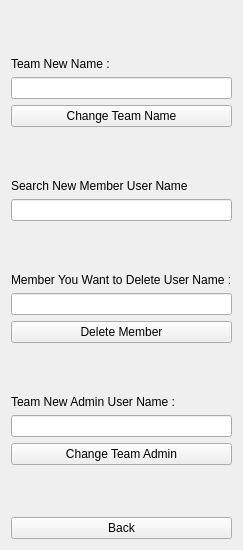
         <widget class="QWidget" name="TeamEditPage">
          <layout class="QVBoxLayout" name="verticalLayout_17">
           <item>
            <spacer name="verticalSpacer_38">
             <property name="orientation">
              <enum>Qt::Vertical</enum>
             </property>
             <property name="sizeHint" stdset="0">
              <size>
               <width>20</width>
               <height>46</height>
              </size>
             </property>
            </spacer>
           </item>
           <item>
            <widget class="QLabel" name="TeamNewNameLabel">
             <property name="text">
              <string>Team New Name :</string>
             </property>
            </widget>
           </item>
           <item>
            <widget class="QLineEdit" name="TeamNewNameLineEdit"/>
           </item>
           <item>
            <widget class="QPushButton" name="TeamChangeNameBotton">
             <property name="text">
              <string>Change Team Name</string>
             </property>
            </widget>
           </item>
           <item>
            <spacer name="verticalSpacer_37">
             <property name="orientation">
              <enum>Qt::Vertical</enum>
             </property>
             <property name="sizeHint" stdset="0">
              <size>
               <width>20</width>
               <height>46</height>
              </size>
             </property>
            </spacer>
           </item>
           <item>
            <widget class="QLabel" name="TeamSearchNewMemberLabel">
             <property name="text">
              <string>Search New Member User Name</string>
             </property>
            </widget>
           </item>
           <item>
            <widget class="QLineEdit" name="TeamNewMemberLineEdit"/>
           </item>
           <item>
            <spacer name="verticalSpacer_41">
             <property name="orientation">
              <enum>Qt::Vertical</enum>
             </property>
             <property name="sizeHint" stdset="0">
              <size>
               <width>20</width>
               <height>46</height>
              </size>
             </property>
            </spacer>
           </item>
           <item>
            <widget class="QLabel" name="TeamDeletingMemberLabel">
             <property name="text">
              <string>Member You Want to Delete User Name :</string>
             </property>
            </widget>
           </item>
           <item>
            <widget class="QLineEdit" name="TeamDeletingMemberLineEdit"/>
           </item>
           <item>
            <widget class="QPushButton" name="TeamDeletingMemberBotton">
             <property name="text">
              <string>Delete Member</string>
             </property>
            </widget>
           </item>
           <item>
            <spacer name="verticalSpacer_39">
             <property name="orientation">
              <enum>Qt::Vertical</enum>
             </property>
             <property name="sizeHint" stdset="0">
              <size>
               <width>20</width>
               <height>46</height>
              </size>
             </property>
            </spacer>
           </item>
           <item>
            <widget class="QLabel" name="TeamNewOwnerLabel">
             <property name="text">
              <string>Team New Admin User Name :</string>
             </property>
            </widget>
           </item>
           <item>
            <widget class="QLineEdit" name="TeamNewAdminLineEdit"/>
           </item>
           <item>
            <widget class="QPushButton" name="TeamChangeAdminBotton">
             <property name="text">
              <string>Change Team Admin</string>
             </property>
            </widget>
           </item>
           <item>
            <spacer name="verticalSpacer_40">
             <property name="orientation">
              <enum>Qt::Vertical</enum>
             </property>
             <property name="sizeHint" stdset="0">
              <size>
               <width>20</width>
               <height>46</height>
              </size>
             </property>
            </spacer>
           </item>
           <item>
            <widget class="QPushButton" name="TeamEditBackBotton">
             <property name="text">
              <string>Back</string>
             </property>
            </widget>
           </item>
          </layout>
         </widget>
